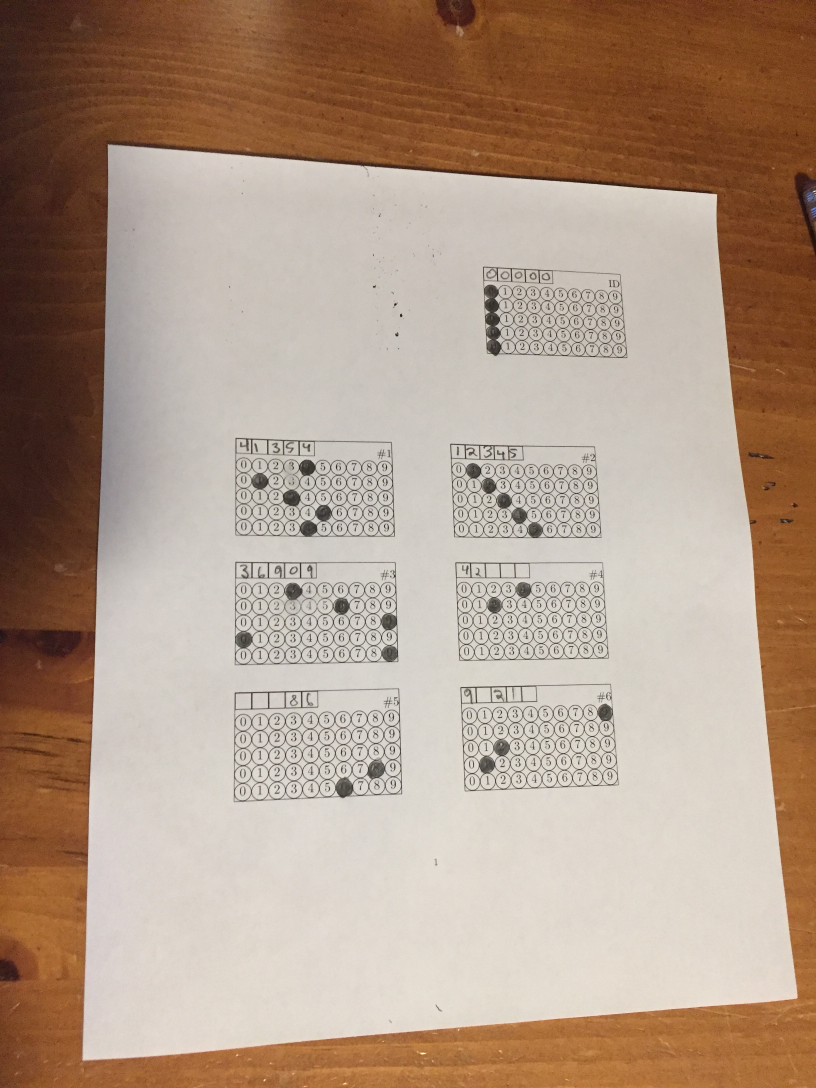
#> input picture Test2Pic.JPG, 2448 x 3264 px (shown at 1/3 size)
$ python GTScanner.py --image Test2Pic.JPG   (older library calls are emulated)
#> lines starting #> are read from the running program, lines starting #| are printed output that depends on the picture; after the words box and inside, x2 and y2 are one past the last pixel; in counts of white or black regions, pixels touching at a corner belong together
# import the necessary packages
from imutils.perspective import four_point_transform
from imutils import contours
import numpy as np
import argparse
import imutils
import cv2
import math


#After the program finds a box on the page (A single answer box for a question), it creates one of these objects
class QuestionBox(object):

	# Each question box has the (B&W) image of it, the contours found within the box, and its "ID"(Question Number)
	# [102 lines left out: functions __init__, patchBubbleRow, patchSquares, findBubbles, showImage, not called in this run]

	# Returns the confidence levels determined using the iOu metric
	def determineConfidence(self):
		return [self.sqC, self.bubC]

	# Given the entire block of contours of bubbles, this determines which number was bubbled in.
	# [135 lines left out: functions findAnswerBubbled, greater, iOu, not called in this run]


# The below code is heavily based off of http://www.pyimagesearch.com/2016/10/03/bubble-sheet-multiple-choice-scanner-and-test-grader-using-omr-python-and-opencv/
# This code first finds the paper within the picture, then applies a transform to scale the paper to a rectangle (in case the picture was taken at an angle)
# It then finds all of the "question boxes" in the paper, and creates a list of the question boxes to apply grading procedures to

# construct the argument parse and parse the arguments
ap = argparse.ArgumentParser()
ap.add_argument("-i", "--image", required=True,
	help="path to the input image")
args = vars(ap.parse_args())


# load the image, convert it to grayscale, blur it slightly, then find edges
image = cv2.imread(args["image"])
#> image is the input picture: shape (3264, 2448, 3); mean B, G, R 136.2, 153.8, 176.4
gray = cv2.cvtColor(image, cv2.COLOR_BGR2GRAY)
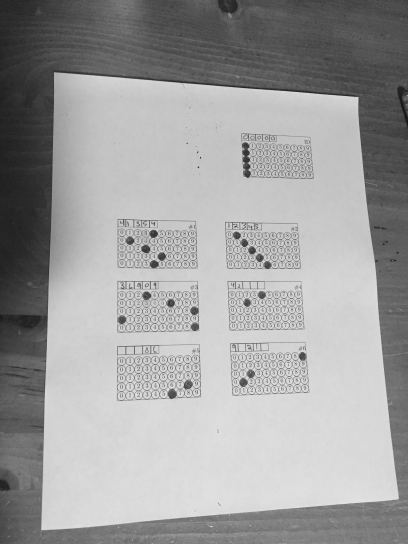
#> gray: shape (3264, 2448) (shown at 1/6 size); min 5, max 252, mean 158.5
blurred = cv2.GaussianBlur(gray, (5, 5), 0)
edged = cv2.Canny(blurred, 75, 200)
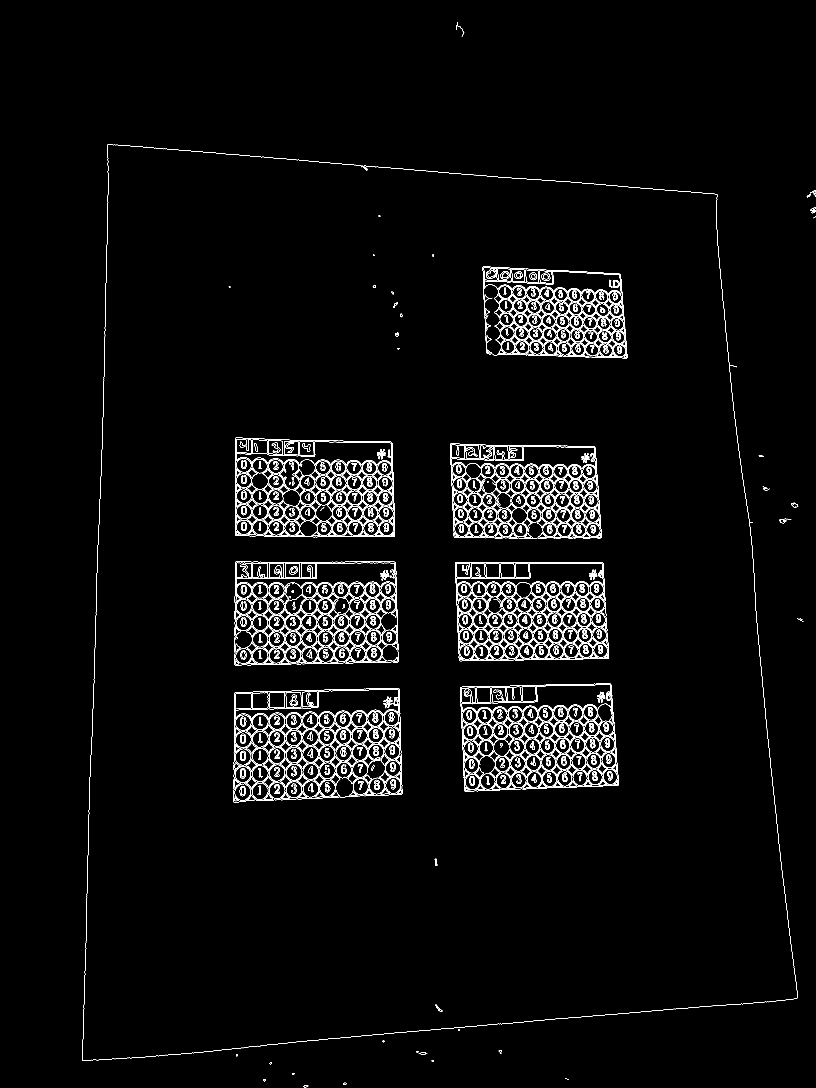
#> edged: shape (3264, 2448) (shown at 1/3 size); 2.1% white in thin lines or dots, all inside (x1, y1, x2, y2) = (246, 66, 2448, 3262)

# find contours in the edge map, then initialize the contour that corresponds to the document
cnts = cv2.findContours(edged.copy(), cv2.RETR_EXTERNAL,
	cv2.CHAIN_APPROX_SIMPLE)
#> cnts = 32 contours, 25 with area under 20; largest, box (x1, y1, x2, y2) and area: (246, 432, 2393, 3183) 5098750, (1029, 3248, 1040, 3254) 35, (790, 3237, 798, 3245) 28, (1295, 3180, 1302, 3186) 21, (2373, 1508, 2395, 1523) 20, (877, 3219, 884, 3225) 20, (708, 3163, 714, 3169) 20

cnts = cnts[0] if imutils.is_cv2() else cnts[1]
docCnt = None

# ensure that at least one contour was found
if len(cnts) > 0:
	# sort the contours according to their size in descending order
	cnts = sorted(cnts, key=cv2.contourArea, reverse=True)

	# loop over the sorted contours
	for c in cnts:
	# approximate the contour
		peri = cv2.arcLength(c, True)
		approx = cv2.approxPolyDP(c, 0.02 * peri, True)

	# if our approximated contour has four points, then we can assume we have found the paper
		if len(approx) == 4:
			docCnt = approx
			break
#> this loop made 1 pass
#> (peri, docCnt) on pass 1: (9609.5, [[324, 432], [246, 3180], [2389, 2996], [2151, 583]])

# apply a four point perspective transform to both the original image and grayscale image to obtain a top-down birds eye view of the paper
paper = four_point_transform(image, docCnt.reshape(4, 2))
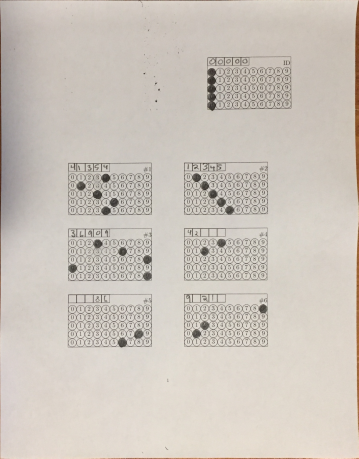
#> paper: shape (2749, 2150, 3) (shown at 1/6 size); mean B, G, R 188.9, 197.2, 204.5
warped = four_point_transform(gray, docCnt.reshape(4, 2))


# apply Otsu's thresholding method to binarize the warped piece of paper
thresh = cv2.threshold(warped, 0, 255,
	cv2.THRESH_BINARY_INV | cv2.THRESH_OTSU)[1]
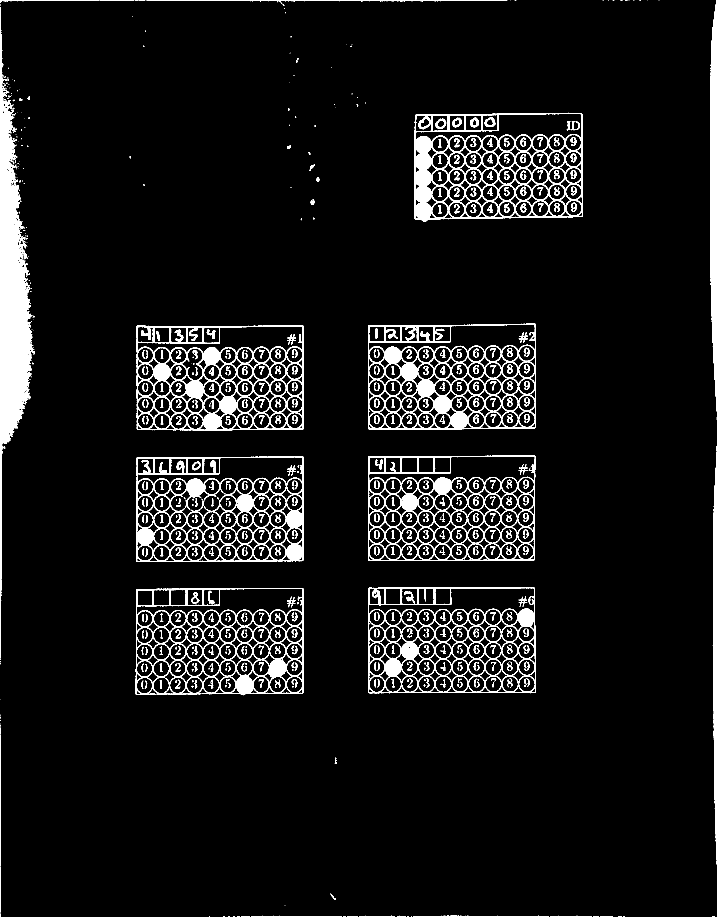
#> thresh: shape (2749, 2150) (shown at 1/3 size); 6.6% white; 869 white regions (324 under 20 px)

cnts = cv2.findContours(thresh.copy(), cv2.RETR_EXTERNAL,
	cv2.CHAIN_APPROX_SIMPLE)
#> cnts = 259 contours, 231 with area under 20; largest, box (x1, y1, x2, y2) and area: (407, 1764, 911, 2086) 157674, (1104, 1762, 1608, 2080) 157460, (1243, 338, 1749, 666) 157170, (1104, 971, 1608, 1289) 156249, (409, 1369, 911, 1686) 156206
cnts = cnts[0] if imutils.is_cv2() else cnts[1]
questionCnts = []

# loop over the contours
for c in cnts:
	# compute the bounding box of the contour, then use the bounding box to derive the aspect ratio
	(x, y, w, h) = cv2.boundingRect(c)
	ar = w / float(h)

	# in order to label the contour as a question, region should be sufficiently wide, sufficiently tall, and have an aspect ratio approximately equal to 1
	if w >= 20 and h >= 20:
		questionCnts.append(c)
#> this loop made 259 passes
#> (c, x, y, w, h, ar) on passes 1 to 3: ([[2141, 2748], [2144, 2748]], 2141, 2748, 4, 1, 4), ([[2137, 2748], [2138, 2748]], 2137, 2748, 2, 1, 2), ([[1871, 2748], [1872, 2748]], 1871, 2748, 2, 1, 2)
#> after the loop, questionCnts = 9 contours; largest, box (x1, y1, x2, y2) and area: (407, 1764, 911, 2086) 157674, (1104, 1762, 1608, 2080) 157460, (1243, 338, 1749, 666) 157170, (1104, 971, 1608, 1289) 156249, (409, 1369, 911, 1686) 156206


questionImages = []

if len(questionCnts) > 0:
	# sort the contours according to their size in descending order
	questionCnts = sorted(questionCnts, key=cv2.contourArea, reverse=True)
#> (the run stopped early here; a loop or call above may not have finished)

$ run again, on Test4Pic.JPG
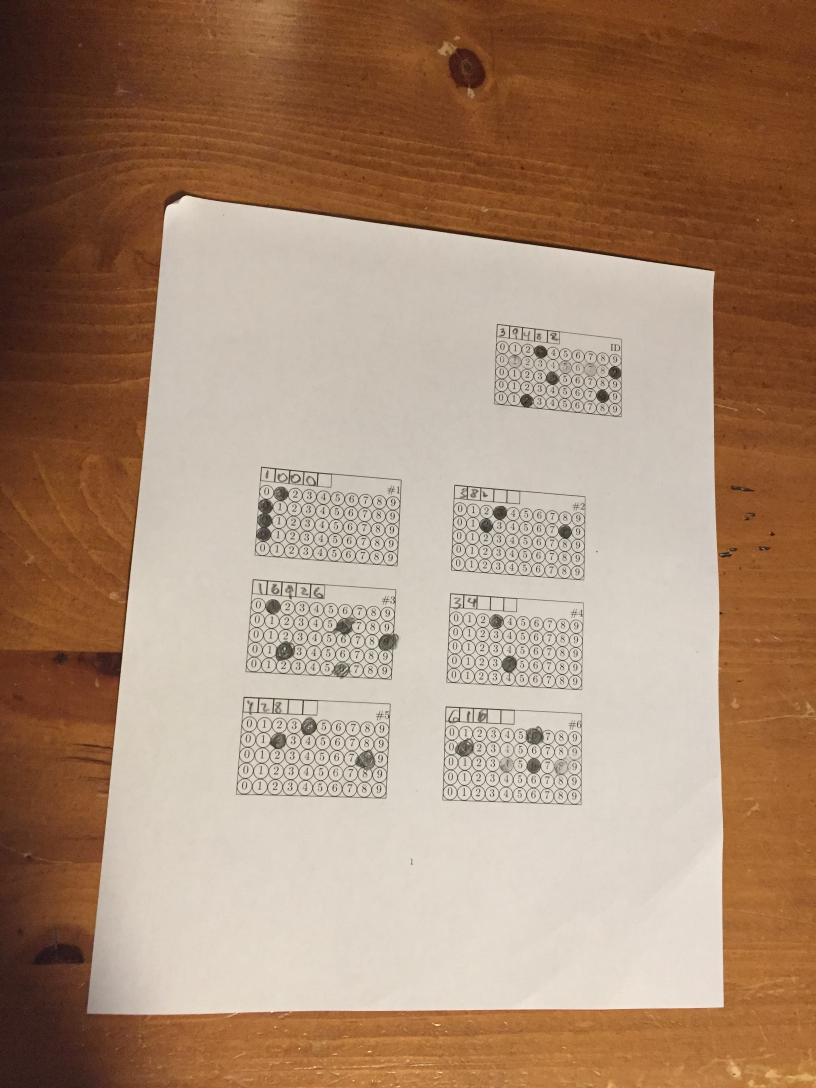
#> input picture Test4Pic.JPG, 2448 x 3264 px (shown at 1/3 size)
#> image is the input picture: shape (3264, 2448, 3); mean B, G, R 115.7, 138.8, 168.3
#> `edged = cv2.Canny(blurred, 75, 200)`:
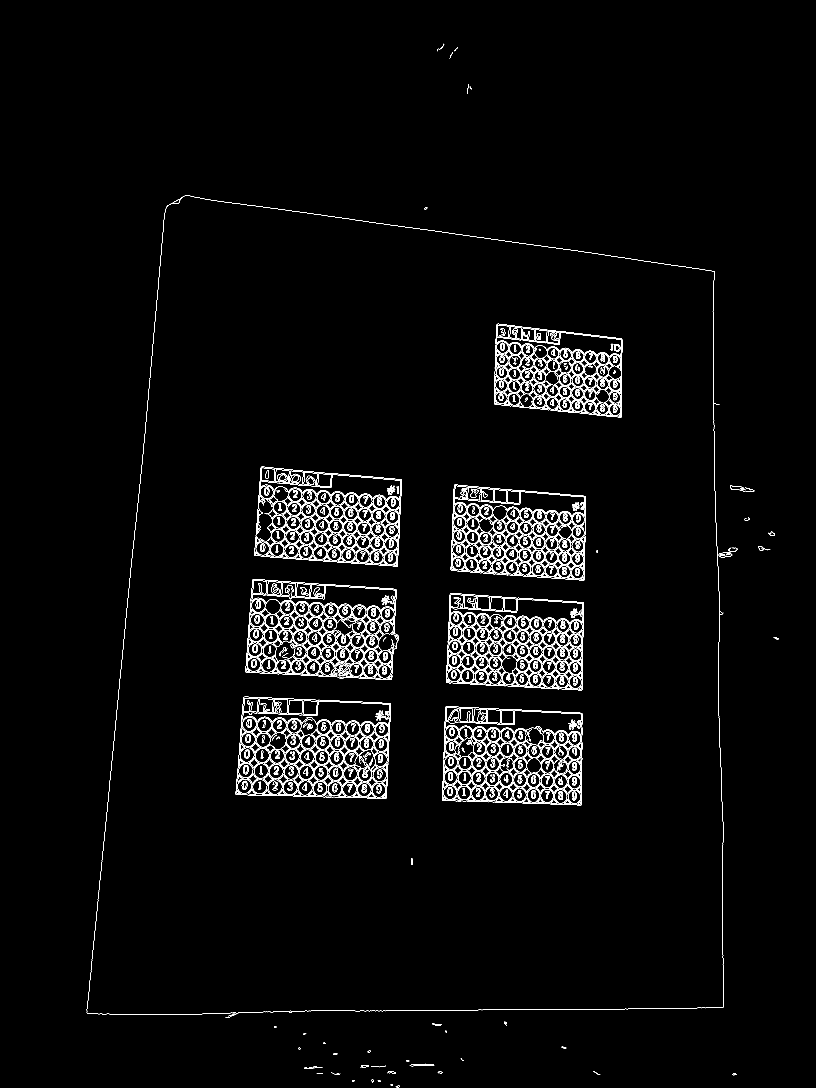
#> edged: shape (3264, 2448) (shown at 1/3 size); 1.9% white in thin lines or dots, all inside (x1, y1, x2, y2) = (260, 131, 2337, 3262)
#> `cnts = cv2.findContours(edged.copy(), cv2.RETR_EXTERNAL, cv2.CHAIN_APP..`: cnts = 238 contours, 128 with area under 20; largest, box (x1, y1, x2, y2) and area: (707, 2090, 1173, 2397) 129670, (1327, 2119, 1747, 2416) 115581, (763, 1400, 1206, 1700) 112782, (1339, 1779, 1752, 2071) 107594, (1352, 1454, 1757, 1742) 101683
#> the loop `for c in cnts:` made 1 pass
#> (peri, docCnt) on pass 1: (1515.5, [[731, 2091], [707, 2383], [1158, 2395], [1170, 2110]])
#> `thresh = cv2.threshold(warped, 0, 255, cv2.THRESH_BINARY_INV | cv2.THR..`:
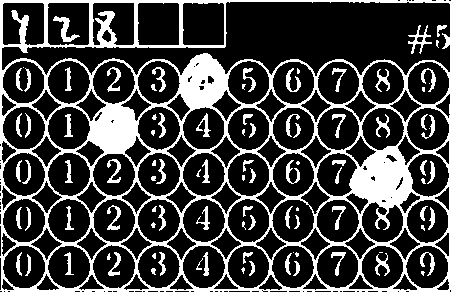
#> thresh: shape (292, 451); 25% white; 97 white regions (26 under 20 px)
#> `cnts = cv2.findContours(thresh.copy(), cv2.RETR_EXTERNAL, cv2.CHAIN_AP..`: cnts = 1 contour; box (x1, y1, x2, y2) and area: (0, 0, 451, 292) 130620
#> the loop `for c in cnts:` made 1 pass
#> (x, y, w, h, ar) on pass 1: (0, 0, 451, 292, 1.54)
#> after the loop `for c in cnts:`: questionCnts has the same summary as cnts

$ run again, on Test5Pic.JPG
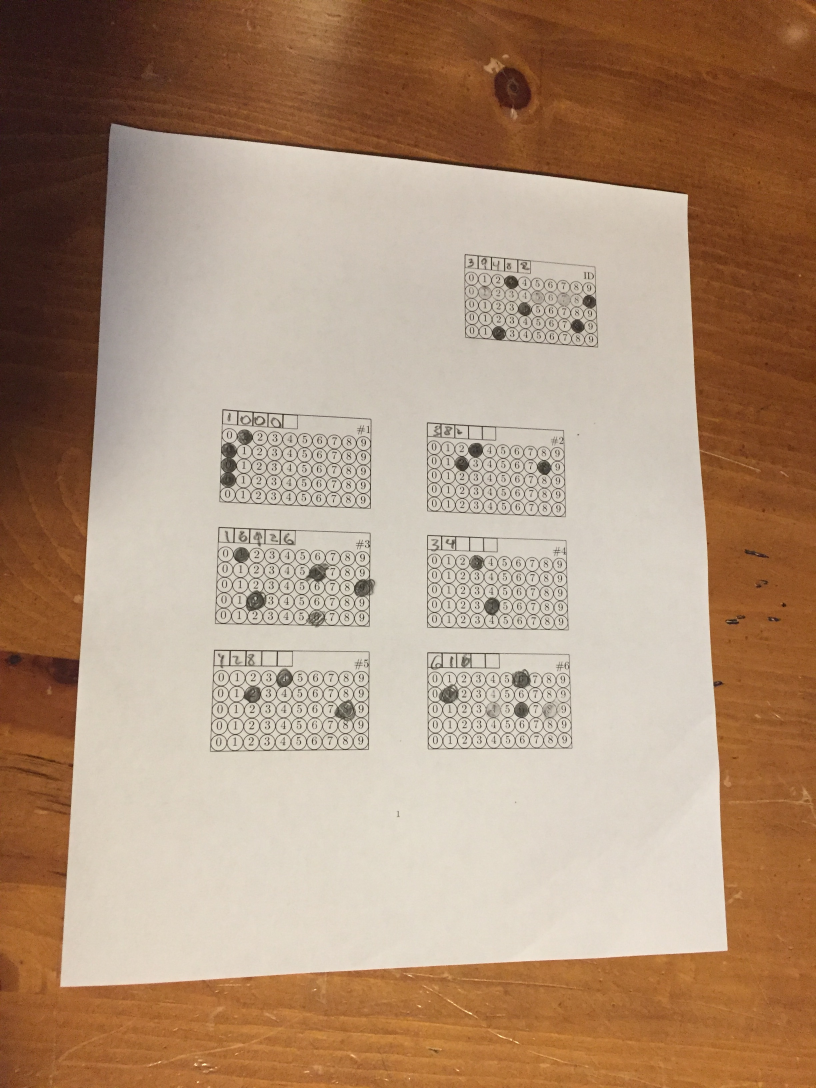
#> input picture Test5Pic.JPG, 2448 x 3264 px (shown at 1/3 size)
#> image is the input picture: shape (3264, 2448, 3); mean B, G, R 122, 146, 174.3
#> `edged = cv2.Canny(blurred, 75, 200)`:
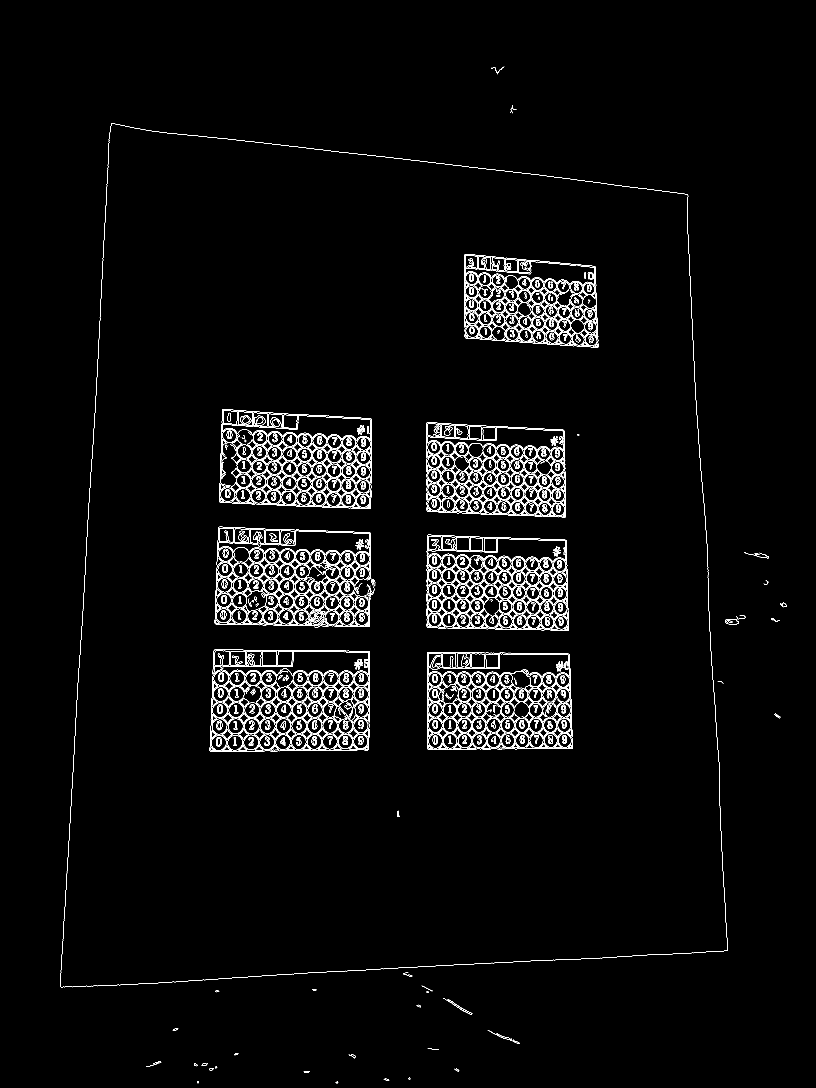
#> edged: shape (3264, 2448) (shown at 1/3 size); 2% white in thin lines or dots, all inside (x1, y1, x2, y2) = (180, 200, 2360, 3250)
#> `cnts = cv2.findContours(edged.copy(), cv2.RETR_EXTERNAL, cv2.CHAIN_APP..`: cnts = 40 contours, 26 with area under 20; largest, box (x1, y1, x2, y2) and area: (180, 370, 2184, 2962) 4528030, (1330, 2994, 1417, 3045) 378, (2340, 1808, 2360, 1822) 126, (605, 3190, 624, 3198) 71, (1249, 3014, 1263, 3022) 41
#> the loop `for c in cnts:` made 1 pass
#> (peri, docCnt) on pass 1: (8936.5, [[334, 370], [181, 2960], [2181, 2852], [2063, 584]])
#> `thresh = cv2.threshold(warped, 0, 255, cv2.THRESH_BINARY_INV | cv2.THR..`:
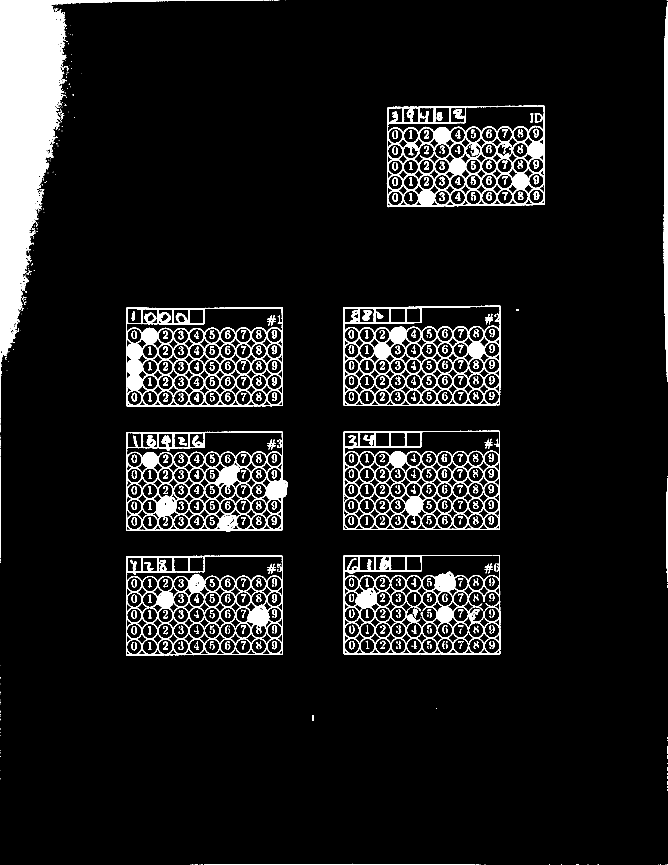
#> thresh: shape (2594, 2002) (shown at 1/3 size); 8.3% white; 785 white regions (317 under 20 px)
#> `cnts = cv2.findContours(thresh.copy(), cv2.RETR_EXTERNAL, cv2.CHAIN_AP..`: cnts = 254 contours, 232 with area under 20; largest, box (x1, y1, x2, y2) and area: (1160, 316, 1635, 622) 140692, (1030, 917, 1503, 1218) 139396, (378, 1666, 849, 1967) 139020, (378, 1294, 864, 1596) 138710, (378, 922, 849, 1220) 138344
#> the loop `for c in cnts:` made 254 passes
#> (c, x, y, w, h, ar) on passes 2, 3, 5: ([[1997, 2593], [1998, 2593]], 1997, 2593, 2, 1, 2), ([[1980, 2593], [1981, 2593]], 1980, 2593, 2, 1, 2), ([[1793, 2593], [1795, 2593]], 1793, 2593, 3, 1, 3)
#> after the loop `for c in cnts:`: questionCnts = 9 contours; largest, box (x1, y1, x2, y2) and area: (1160, 316, 1635, 622) 140692, (1030, 917, 1503, 1218) 139396, (378, 1666, 849, 1967) 139020, (378, 1294, 864, 1596) 138710, (378, 922, 849, 1220) 138344
